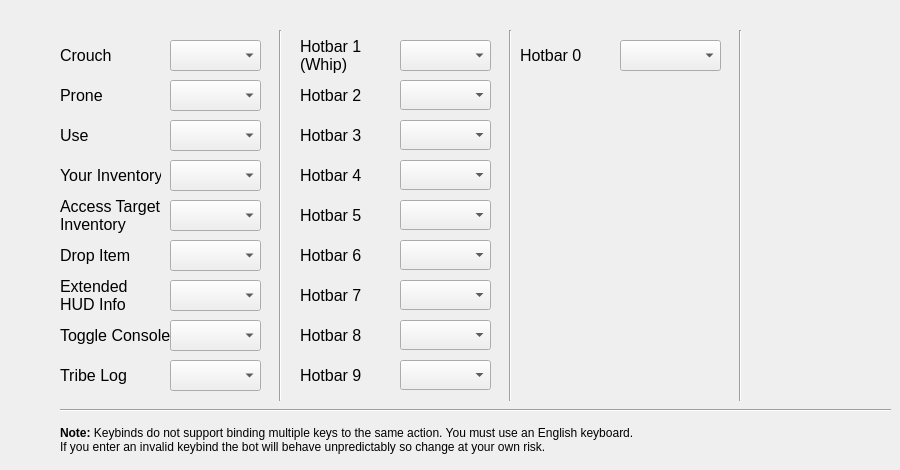
    <widget class="QWidget" name="gachaBotUITabKeybinds">
     <attribute name="title">
      <string>Keybinds</string>
     </attribute>
     <widget class="QLabel" name="label_48">
      <property name="geometry">
       <rect>
        <x>60</x>
        <y>40</y>
        <width>51</width>
        <height>31</height>
       </rect>
      </property>
      <property name="font">
       <font>
        <pointsize>12</pointsize>
       </font>
      </property>
      <property name="text">
       <string>Crouch</string>
      </property>
     </widget>
     <widget class="QLabel" name="label_49">
      <property name="geometry">
       <rect>
        <x>60</x>
        <y>80</y>
        <width>51</width>
        <height>31</height>
       </rect>
      </property>
      <property name="font">
       <font>
        <pointsize>12</pointsize>
       </font>
      </property>
      <property name="text">
       <string>Prone</string>
      </property>
     </widget>
     <widget class="QLabel" name="label_50">
      <property name="geometry">
       <rect>
        <x>60</x>
        <y>120</y>
        <width>51</width>
        <height>31</height>
       </rect>
      </property>
      <property name="font">
       <font>
        <pointsize>12</pointsize>
       </font>
      </property>
      <property name="text">
       <string>Use</string>
      </property>
     </widget>
     <widget class="QLabel" name="label_51">
      <property name="geometry">
       <rect>
        <x>60</x>
        <y>160</y>
        <width>101</width>
        <height>31</height>
       </rect>
      </property>
      <property name="font">
       <font>
        <pointsize>12</pointsize>
       </font>
      </property>
      <property name="text">
       <string>Your Inventory</string>
      </property>
     </widget>
     <widget class="QLabel" name="label_52">
      <property name="geometry">
       <rect>
        <x>60</x>
        <y>190</y>
        <width>101</width>
        <height>51</height>
       </rect>
      </property>
      <property name="font">
       <font>
        <pointsize>12</pointsize>
       </font>
      </property>
      <property name="text">
       <string>Access Target
Inventory</string>
      </property>
     </widget>
     <widget class="QLabel" name="label_54">
      <property name="geometry">
       <rect>
        <x>60</x>
        <y>240</y>
        <width>81</width>
        <height>31</height>
       </rect>
      </property>
      <property name="font">
       <font>
        <pointsize>12</pointsize>
       </font>
      </property>
      <property name="text">
       <string>Drop Item</string>
      </property>
     </widget>
     <widget class="QLabel" name="label_55">
      <property name="geometry">
       <rect>
        <x>60</x>
        <y>280</y>
        <width>91</width>
        <height>31</height>
       </rect>
      </property>
      <property name="font">
       <font>
        <pointsize>12</pointsize>
       </font>
      </property>
      <property name="text">
       <string>Extended
HUD Info</string>
      </property>
     </widget>
     <widget class="QLabel" name="label_56">
      <property name="geometry">
       <rect>
        <x>60</x>
        <y>320</y>
        <width>111</width>
        <height>31</height>
       </rect>
      </property>
      <property name="font">
       <font>
        <pointsize>12</pointsize>
       </font>
      </property>
      <property name="text">
       <string>Toggle Console</string>
      </property>
     </widget>
     <widget class="Line" name="line_2">
      <property name="geometry">
       <rect>
        <x>270</x>
        <y>30</y>
        <width>20</width>
        <height>371</height>
       </rect>
      </property>
      <property name="orientation">
       <enum>Qt::Vertical</enum>
      </property>
     </widget>
     <widget class="QLabel" name="label_63">
      <property name="geometry">
       <rect>
        <x>60</x>
        <y>360</y>
        <width>91</width>
        <height>31</height>
       </rect>
      </property>
      <property name="font">
       <font>
        <pointsize>12</pointsize>
       </font>
      </property>
      <property name="text">
       <string>Tribe Log</string>
      </property>
     </widget>
     <widget class="QLabel" name="label_64">
      <property name="geometry">
       <rect>
        <x>300</x>
        <y>80</y>
        <width>81</width>
        <height>30</height>
       </rect>
      </property>
      <property name="font">
       <font>
        <pointsize>12</pointsize>
       </font>
      </property>
      <property name="text">
       <string>Hotbar 2</string>
      </property>
     </widget>
     <widget class="QLabel" name="label_65">
      <property name="geometry">
       <rect>
        <x>300</x>
        <y>120</y>
        <width>81</width>
        <height>30</height>
       </rect>
      </property>
      <property name="font">
       <font>
        <pointsize>12</pointsize>
       </font>
      </property>
      <property name="text">
       <string>Hotbar 3</string>
      </property>
     </widget>
     <widget class="QLabel" name="label_66">
      <property name="geometry">
       <rect>
        <x>300</x>
        <y>160</y>
        <width>81</width>
        <height>30</height>
       </rect>
      </property>
      <property name="font">
       <font>
        <pointsize>12</pointsize>
       </font>
      </property>
      <property name="text">
       <string>Hotbar 4</string>
      </property>
     </widget>
     <widget class="QLabel" name="label_67">
      <property name="geometry">
       <rect>
        <x>300</x>
        <y>200</y>
        <width>81</width>
        <height>30</height>
       </rect>
      </property>
      <property name="font">
       <font>
        <pointsize>12</pointsize>
       </font>
      </property>
      <property name="text">
       <string>Hotbar 5</string>
      </property>
     </widget>
     <widget class="QLabel" name="label_68">
      <property name="geometry">
       <rect>
        <x>300</x>
        <y>240</y>
        <width>81</width>
        <height>30</height>
       </rect>
      </property>
      <property name="font">
       <font>
        <pointsize>12</pointsize>
       </font>
      </property>
      <property name="text">
       <string>Hotbar 6</string>
      </property>
     </widget>
     <widget class="QLabel" name="label_69">
      <property name="geometry">
       <rect>
        <x>300</x>
        <y>280</y>
        <width>81</width>
        <height>30</height>
       </rect>
      </property>
      <property name="font">
       <font>
        <pointsize>12</pointsize>
       </font>
      </property>
      <property name="text">
       <string>Hotbar 7</string>
      </property>
     </widget>
     <widget class="QLabel" name="label_70">
      <property name="geometry">
       <rect>
        <x>300</x>
        <y>320</y>
        <width>81</width>
        <height>30</height>
       </rect>
      </property>
      <property name="font">
       <font>
        <pointsize>12</pointsize>
       </font>
      </property>
      <property name="text">
       <string>Hotbar 8</string>
      </property>
     </widget>
     <widget class="QLabel" name="label_71">
      <property name="geometry">
       <rect>
        <x>300</x>
        <y>360</y>
        <width>81</width>
        <height>30</height>
       </rect>
      </property>
      <property name="font">
       <font>
        <pointsize>12</pointsize>
       </font>
      </property>
      <property name="text">
       <string>Hotbar 9</string>
      </property>
     </widget>
     <widget class="QLabel" name="label_72">
      <property name="geometry">
       <rect>
        <x>520</x>
        <y>40</y>
        <width>81</width>
        <height>31</height>
       </rect>
      </property>
      <property name="font">
       <font>
        <pointsize>12</pointsize>
       </font>
      </property>
      <property name="text">
       <string>Hotbar 0</string>
      </property>
     </widget>
     <widget class="Line" name="line_3">
      <property name="geometry">
       <rect>
        <x>500</x>
        <y>30</y>
        <width>20</width>
        <height>371</height>
       </rect>
      </property>
      <property name="orientation">
       <enum>Qt::Vertical</enum>
      </property>
     </widget>
     <widget class="Line" name="line">
      <property name="geometry">
       <rect>
        <x>60</x>
        <y>400</y>
        <width>831</width>
        <height>20</height>
       </rect>
      </property>
      <property name="orientation">
       <enum>Qt::Horizontal</enum>
      </property>
     </widget>
     <widget class="QLabel" name="label_5">
      <property name="geometry">
       <rect>
        <x>60</x>
        <y>420</y>
        <width>831</width>
        <height>41</height>
       </rect>
      </property>
      <property name="text">
       <string>&lt;html&gt;&lt;head/&gt;&lt;body&gt;&lt;p&gt;&lt;span style=&quot; font-weight:600;&quot;&gt;Note: &lt;/span&gt;Keybinds do not support binding multiple keys to the same action. You must use an English keyboard.&lt;br/&gt;If you enter an invalid keybind the bot will behave unpredictably so change at your own risk.&lt;/p&gt;&lt;/body&gt;&lt;/html&gt;</string>
      </property>
     </widget>
     <widget class="QComboBox" name="arkCrouch">
      <property name="geometry">
       <rect>
        <x>170</x>
        <y>40</y>
        <width>91</width>
        <height>31</height>
       </rect>
      </property>
     </widget>
     <widget class="QComboBox" name="arkProne">
      <property name="geometry">
       <rect>
        <x>170</x>
        <y>80</y>
        <width>91</width>
        <height>31</height>
       </rect>
      </property>
     </widget>
     <widget class="QComboBox" name="arkUse">
      <property name="geometry">
       <rect>
        <x>170</x>
        <y>120</y>
        <width>91</width>
        <height>31</height>
       </rect>
      </property>
     </widget>
     <widget class="QComboBox" name="arkTargetInventory">
      <property name="geometry">
       <rect>
        <x>170</x>
        <y>200</y>
        <width>91</width>
        <height>31</height>
       </rect>
      </property>
     </widget>
     <widget class="QComboBox" name="arkInventory">
      <property name="geometry">
       <rect>
        <x>170</x>
        <y>160</y>
        <width>91</width>
        <height>31</height>
       </rect>
      </property>
     </widget>
     <widget class="QComboBox" name="arkConsole">
      <property name="geometry">
       <rect>
        <x>170</x>
        <y>320</y>
        <width>91</width>
        <height>31</height>
       </rect>
      </property>
     </widget>
     <widget class="QComboBox" name="arkDropItem">
      <property name="geometry">
       <rect>
        <x>170</x>
        <y>240</y>
        <width>91</width>
        <height>31</height>
       </rect>
      </property>
     </widget>
     <widget class="QComboBox" name="arkToggleHUD">
      <property name="geometry">
       <rect>
        <x>170</x>
        <y>280</y>
        <width>91</width>
        <height>31</height>
       </rect>
      </property>
     </widget>
     <widget class="QComboBox" name="arkHotbar5">
      <property name="geometry">
       <rect>
        <x>400</x>
        <y>200</y>
        <width>91</width>
        <height>30</height>
       </rect>
      </property>
     </widget>
     <widget class="QComboBox" name="arkTribeLog">
      <property name="geometry">
       <rect>
        <x>170</x>
        <y>360</y>
        <width>91</width>
        <height>31</height>
       </rect>
      </property>
     </widget>
     <widget class="QComboBox" name="arkHotbar4">
      <property name="geometry">
       <rect>
        <x>400</x>
        <y>160</y>
        <width>91</width>
        <height>30</height>
       </rect>
      </property>
     </widget>
     <widget class="QComboBox" name="arkHotbar2">
      <property name="geometry">
       <rect>
        <x>400</x>
        <y>80</y>
        <width>91</width>
        <height>30</height>
       </rect>
      </property>
     </widget>
     <widget class="QComboBox" name="arkHotbar6">
      <property name="geometry">
       <rect>
        <x>400</x>
        <y>240</y>
        <width>91</width>
        <height>30</height>
       </rect>
      </property>
     </widget>
     <widget class="QComboBox" name="arkHotbar7">
      <property name="geometry">
       <rect>
        <x>400</x>
        <y>280</y>
        <width>91</width>
        <height>30</height>
       </rect>
      </property>
     </widget>
     <widget class="QComboBox" name="arkHotbar3">
      <property name="geometry">
       <rect>
        <x>400</x>
        <y>120</y>
        <width>91</width>
        <height>30</height>
       </rect>
      </property>
     </widget>
     <widget class="QComboBox" name="arkHotbar8">
      <property name="geometry">
       <rect>
        <x>400</x>
        <y>320</y>
        <width>91</width>
        <height>30</height>
       </rect>
      </property>
     </widget>
     <widget class="QComboBox" name="arkHotbar9">
      <property name="geometry">
       <rect>
        <x>400</x>
        <y>360</y>
        <width>91</width>
        <height>30</height>
       </rect>
      </property>
     </widget>
     <widget class="QComboBox" name="arkHotbar0">
      <property name="geometry">
       <rect>
        <x>620</x>
        <y>40</y>
        <width>101</width>
        <height>31</height>
       </rect>
      </property>
     </widget>
     <widget class="QLabel" name="label_73">
      <property name="geometry">
       <rect>
        <x>300</x>
        <y>30</y>
        <width>91</width>
        <height>51</height>
       </rect>
      </property>
      <property name="font">
       <font>
        <pointsize>12</pointsize>
       </font>
      </property>
      <property name="text">
       <string>Hotbar 1
(Whip)</string>
      </property>
     </widget>
     <widget class="QComboBox" name="arkHotbar1">
      <property name="geometry">
       <rect>
        <x>400</x>
        <y>40</y>
        <width>91</width>
        <height>31</height>
       </rect>
      </property>
     </widget>
     <widget class="Line" name="line_6">
      <property name="geometry">
       <rect>
        <x>730</x>
        <y>30</y>
        <width>20</width>
        <height>371</height>
       </rect>
      </property>
      <property name="orientation">
       <enum>Qt::Vertical</enum>
      </property>
     </widget>
    </widget>
